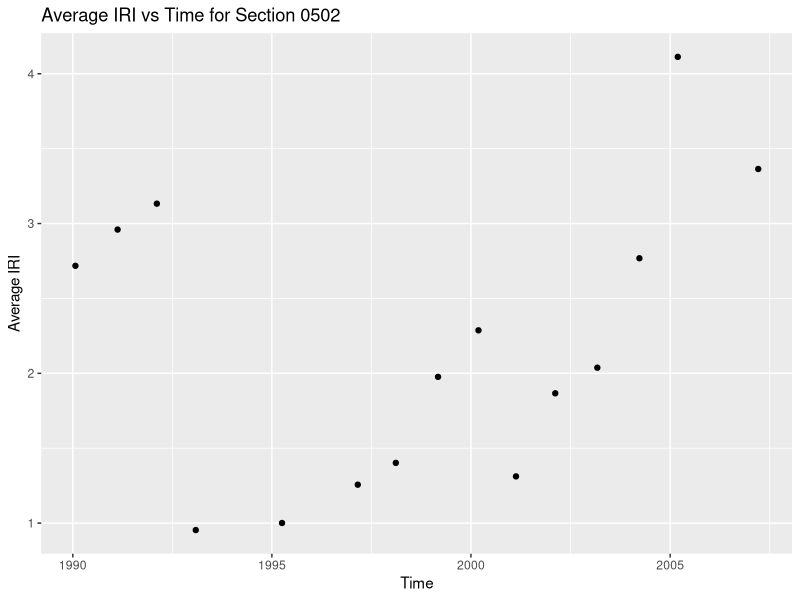

The R source for this figure:
data <- read.csv("iri.csv")

# install.packages("dplyr")

library(dplyr)

filtered_data <- data %>%
  filter(STATE_CODE == 6, grepl("^050", SHRP_ID))

summary_stats <- filtered_data %>%
  group_by(SHRP_ID) %>%
  summarise(min_IRI = min(IRI),
            max_IRI = max(IRI),
            mean_IRI = mean(IRI))

sorted_data <- summary_stats %>%
  arrange(desc(mean_IRI))

library(ggplot2)

selected_shrp_id <- sorted_data$SHRP_ID[1]
selected_data <- filtered_data[filtered_data$SHRP_ID == selected_shrp_id,]

ggplot(selected_data, aes(x = as.Date(VISIT_DATE, "%m/%d/%y"), y = IRI)) +
  geom_point() +
  ggtitle(paste("Average IRI vs Time for Section", selected_shrp_id)) +
  xlab("Time") +
  ylab("Average IRI")
